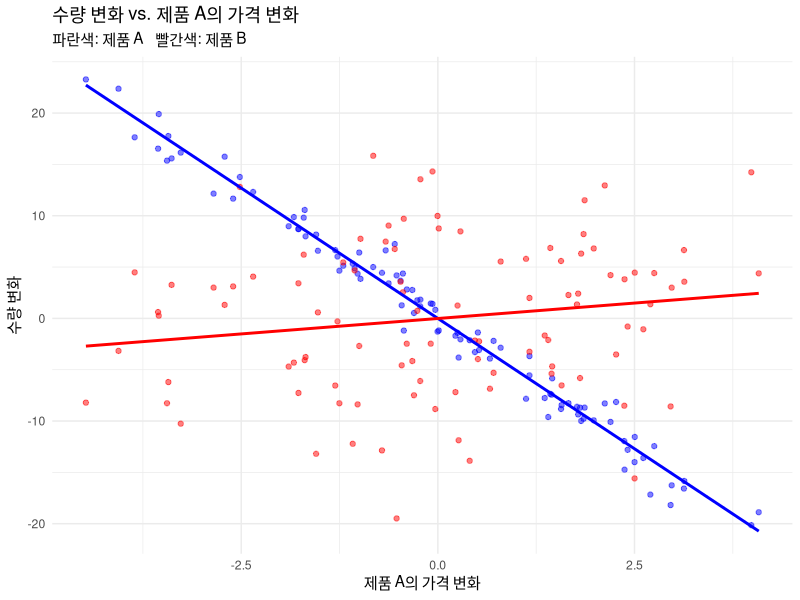

R code for this plot:
## ---- chunk 1
set.seed(123)
n <- 100
price_A <- runif(n, 5, 10)
price_B <- runif(n, 5, 10)
quantity_A <- 100 - 5 * price_A + rnorm(n)
quantity_B <-  80 - 4 * price_B + rnorm(n)

# 1차 차분을 통한 전환율 추정 (D_AB 식)
delta_QA <- diff(quantity_A)
delta_PA <- diff(price_A)
delta_QB <- diff(quantity_B)

D_AB <- mean(delta_QB / delta_PA) / mean(delta_QA / delta_PA)
D_AB
## ---- chunk 2
#| fig-cap: "제품 A의 가격 변화에 따른 각 제품의 수량 변화. 제품 A(파란색)는 자체 가격에 민감하게 반응하지만, 제품 B(빨간색)는 상대적으로 덜 민감하여 A에서 B로 전환되는 수요는 적다."
library(ggplot2)
plot_df <- data.frame(delta_PA, delta_QA, delta_QB)
ggplot(plot_df, aes(x = delta_PA)) +
  geom_point(aes(y = delta_QA), color = "blue", alpha = 0.5) +
  geom_point(aes(y = delta_QB), color = "red",  alpha = 0.5) +
  geom_smooth(aes(y = delta_QA), method = "lm", color = "blue", se = FALSE) +
  geom_smooth(aes(y = delta_QB), method = "lm", color = "red",  se = FALSE) +
  labs(x = "제품 A의 가격 변화", y = "수량 변화",
       title = "수량 변화 vs. 제품 A의 가격 변화",
       subtitle = "파란색: 제품 A   빨간색: 제품 B") +
  theme_minimal()
